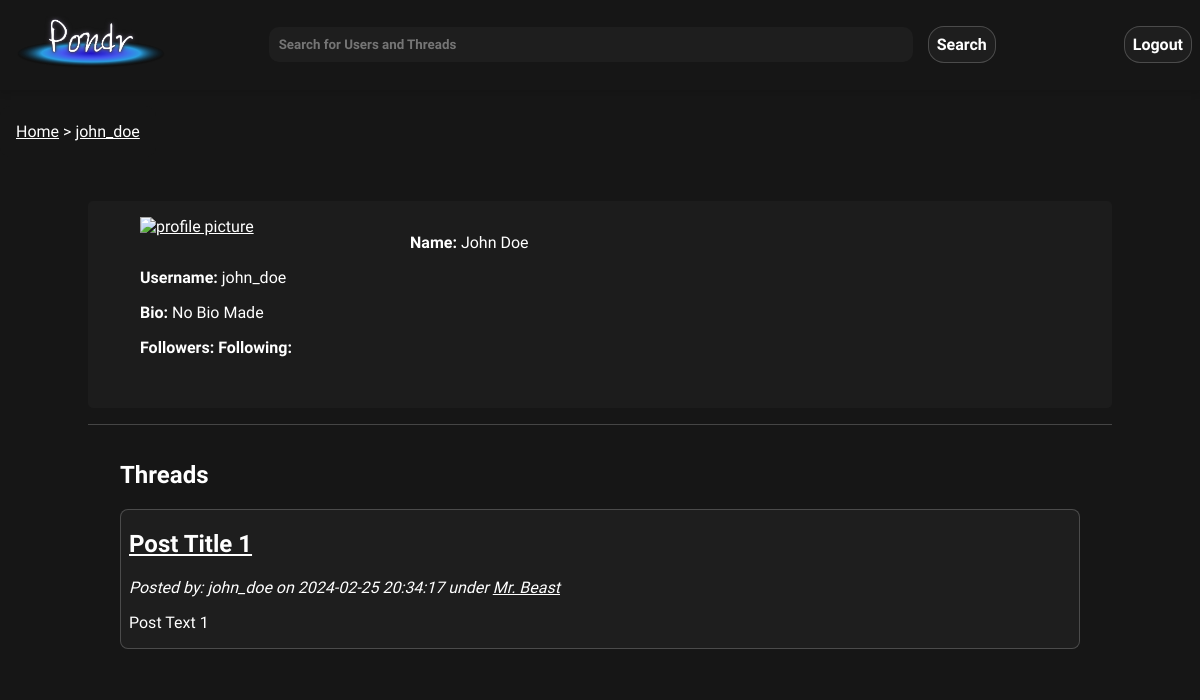
/pages/profile.php?uName=john_doe (signed in), run on the app's committed database.
### tables this page shows
CREATE TABLE users (
    userId INT AUTO_INCREMENT,
    utype BIT(1) NOT NULL,  
    fName VARCHAR(255) NOT NULL,
    lName VARCHAR(255) NOT NULL,
    uName VARCHAR(255) NOT NULL UNIQUE,
    email VARCHAR(255) NOT NULL UNIQUE,
    pass VARCHAR(255) NOT NULL,
    bio VARCHAR(1000) NOT NULL,  
    pfp VARCHAR(255),
    recoveryKey VARCHAR(255) NOT NULL,
    PRIMARY KEY(userId)
);

CREATE TABLE posts (
    postId INT AUTO_INCREMENT,
    userId INT NOT NULL, 
    postDate DATETIME NOT NULL,  
    title VARCHAR(255) NOT NULL,
    text VARCHAR(3000) NOT NULL,  
    img VARCHAR(255),
    link VARCHAR(255),
    catId INT,
    likes INT NOT NULL DEFAULT 0,
    comment INT NOT NULL DEFAULT 0,
    PRIMARY KEY(postId,userId),
    FOREIGN KEY(userId) REFERENCES users(userId)
        ON DELETE CASCADE,
    FOREIGN KEY(catId) REFERENCES categories(catId)
        ON DELETE CASCADE
    
);

CREATE TABLE categories (
    catId INT AUTO_INCREMENT,
    userId INT NOT NULL,
    name VARCHAR(255) NOT NULL,
    description VARCHAR(255),
    count INT NOT NULL DEFAULT 0,  
    PRIMARY KEY(catId),
    FOREIGN KEY(userId) REFERENCES users(userId)
        ON DELETE CASCADE
);

### public/pages/profile.php (the view, shortened to what this page needs)
<!DOCTYPE html>
<html lang="en">
    <head>
        <link rel="stylesheet" href="../css/styles.css">
        <link rel="stylesheet" href="../css/profile.css">
    </head>
    <body>
        <?php require_once '../scripts/header.php';   ?>
        <?php require_once '../scripts/breadcrumbs.php'; ?>
        <main class="column-container margin-down">
            <section class="profile-container">
                <?php
                $uName = $_GET['uName'] ?? null;
                $sql = "SELECT fName,lName,bio,pfp,utype FROM users WHERE uName = ?;";
                try {
                    $prstmt = $conn->prepare($sql);
                    $prstmt->bind_param("s", $uName);
                    $prstmt->execute();
                    $prstmt->bind_result($fName, $lName, $bio, $pfp, $userType);
                    if ($prstmt->fetch()) {
                        echo "<div class=\"profile-img\">";
                        echo "<a href=\"$pfp\"><img src=\"$pfp\" alt=\"profile picture\"></a>";
                        echo "</div>";
                        echo "<div class=\"profile-text\">";
                        echo "<p><b>Name:</b> $fName $lName </p> ";
                        if ($userType == 1) {
                            echo "<p><b>Username:</b> $uName" . "[MOD]</p>";
                        } else {
                            echo "<p><b>Username:</b> $uName </p>";
                        }
                        echo "<p> <b>Bio:</b> $bio </p>";
                        echo "<p><span><b>Followers:</b>    <b>Following:</b>  </span></p>";
                        echo "<br>";
                        echo "</div>";
                    } else {
                        echo "NO PROFILE INFO";
                    }
                } catch(mysqli_sql_exception $e) {
                    $code = $e->getCode();
                    echo "Failed to load profile. Error: $code";
                    if (isset ($prstmt)) {
                        $prstmt->close();
                    }
                }
                ?>
            </section>
            <section class="discussion-container">
                <h2>Threads</h2>
                <?php
                $sql1 = "SELECT p.postDate,p.title,p.text,p.img,p.postId, u.userId, c.catId, c.name, u.utype FROM posts p JOIN users u ON p.userId = u.userId LEFT OUTER JOIN categories c ON p.catId = c.catId WHERE u.uName=? ORDER BY p.postDate DESC";
                try{
                  $prstmt = $conn->prepare($sql1);
                  $prstmt->bind_param("s", $uName);
                  $prstmt->execute();
                  $prstmt->bind_result($postDate, $title, $text, $img, $pid, $userId, $catId, $catName, $userType);
                  if ($prstmt->fetch()) {
                      echo "<div class=\"mini-thread\">";
                      echo "<article>";
                      echo "<a href=\"./thread.php?postId=$pid\"><h2>$title</h2></a>";
                      if ($userType == 1) {
                          echo "<i>Posted by: $uName"."[MOD] on <time> $postDate </time>" . ((isset ($catId)) ? " under <a href=\"./discussion.php?catId=$catId\">" . htmlspecialchars($catName) . "</a>" : "") . "</i>";
                      } else {
                          echo "<i>Posted by: $uName on <time> $postDate </time>" . ((isset ($catId)) ? " under <a href=\"./discussion.php?catId=$catId\">" . htmlspecialchars($catName) . "</a>" : "") . "</i>";
                      }
                      echo "<p> $text </p>";
                      echo " </article>";
                      echo "</div>";
                    } else {
                        echo "This user has not posted yet...";
                    }
                } catch (mysqli_sql_exception $e){
                    $code = $e->getCode();
                    echo "Failed to load user's posts. Error: $code";
                    if (isset ($prstmt)) {
                        $prstmt->close();
                    }
                }
                ?>
            </section>
        </main>
    </body>
</html>

### public/css/styles.css (style rules this page uses)
:root { --background-color: #161616; --navbar-dark: linear-gradient(145deg, #0A0A0A, #161616); --button-border: rgba(255, 255, 255, 0.2); --text-color: #ffffff; --button-hover-bg: #2A2A2A; --input-background: #1E1E1E; --input-hover: rgba(255, 255, 255, 0.1); --highlight-color: #3A7FFB; --box-shadow: 0 4px 6px rgba(0, 0, 0, 0.1); --pondr-font: 'Quicksand', sans-serif; }
a { color: white; }
body { margin: 0; padding: 0; font-family: var(--pondr-font); background-color: var(--background-color); color:var(--text-color); transition: all 0.2s ease; }
.margin-down { margin-top: 2vw; align-items:flex-start; margin-bottom: 5em; }
.column-container { display: flex; flex-direction: column; align-items: center; height: 94vh; }

### public/css/profile.css (style rules this page uses)
.profile-container { width: 80%; background: var(--dark-blue); border-radius:5px; padding: 1em 2em; background-color: #1c1c1c; }
.profile-text { margin-left:20px; }
.profile-img { float: left; margin-right: 20px; margin-left:20px; width: 250px; }
.profile-img img { width: 100%; }
.discussion-container { width: 80%; padding: 1em 2em; border-top: var(--button-border) solid 0.1em; margin-top: 1em; }
.mini-thread { display: flex; flex-direction: row; align-items: center; border: 0.1em solid var(--button-border); border-radius: 0.5em; margin: 0.5em 0; padding: 0 0.5em; background: var(--input-background); }
.mini-thread article { flex-grow: 1; margin-right: 1em; }
.mini-thread a { color: white; }
.mini-thread p { overflow: hidden; max-height: 4em; }

### data on the page
users: fName "John", lName "Doe", bio "No Bio Made"
posts: title "Post Title 1", postDate "2024-02-25 20:34:17", catId.name "Mr. Beast", text "Post Text 1"

### other printed values
$title "Home"
$title "john_doe"
$uName "john_doe"
